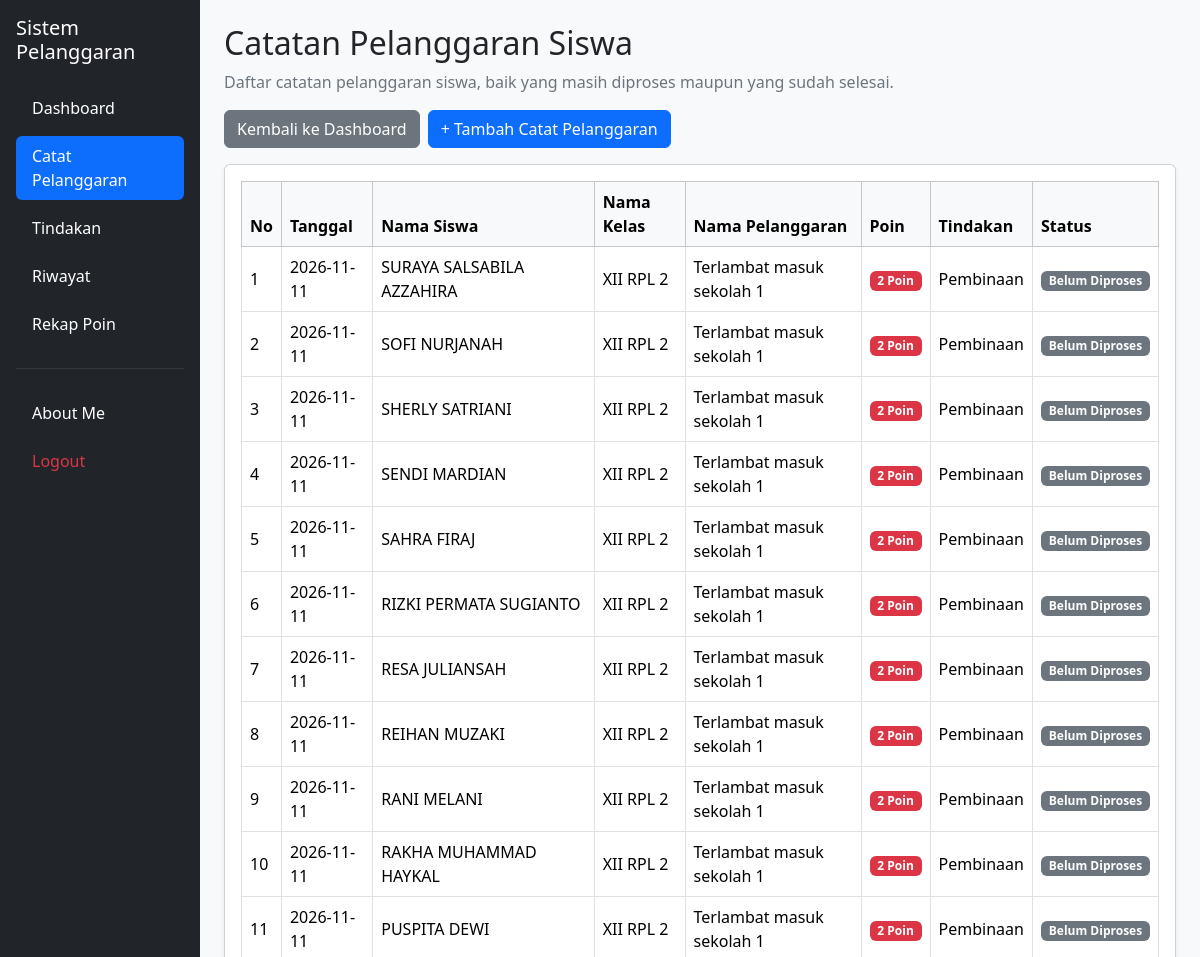
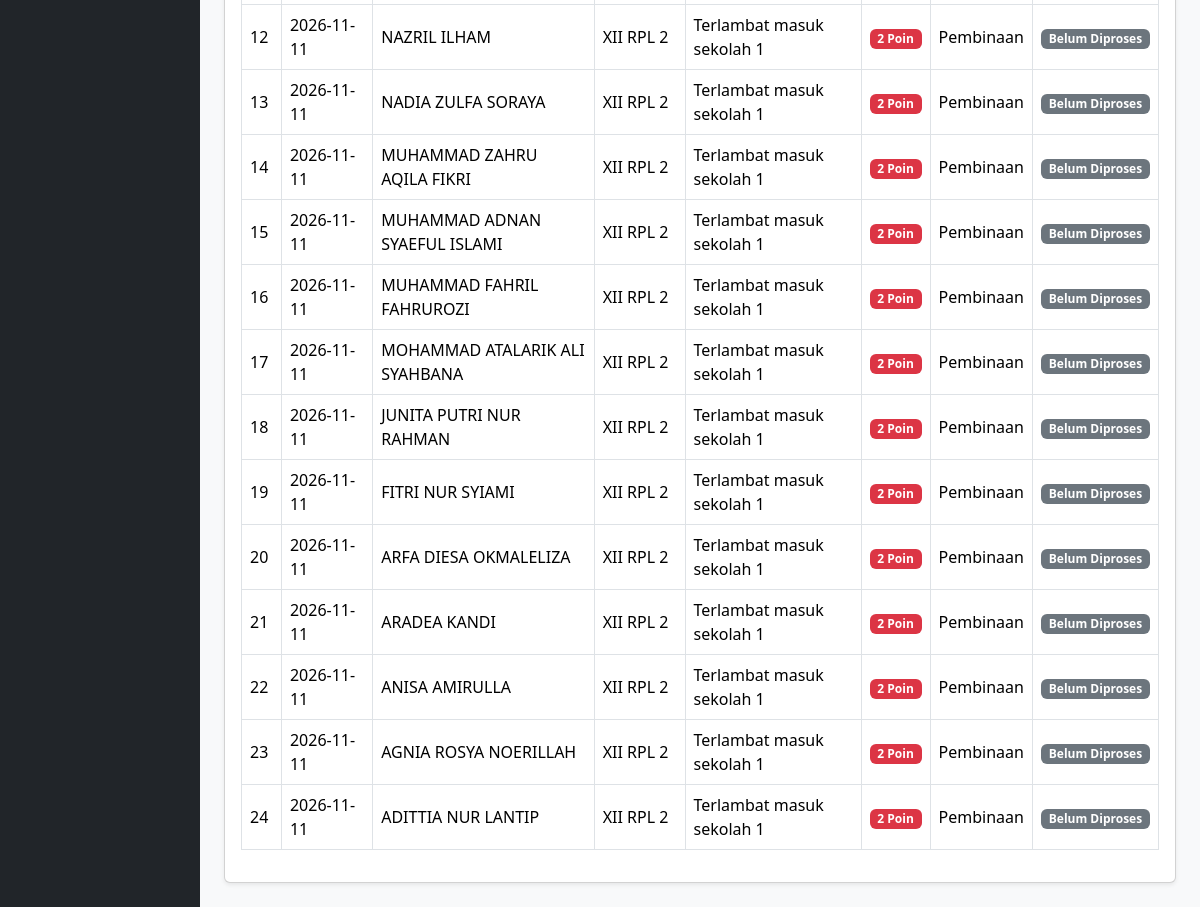
/catat_pelanggaran.php (signed in), run on the app's committed database (2 pictures, top to bottom).
### tables this page shows
CREATE TABLE `t_pelanggaran_siswa` (
  `id` int(11) NOT NULL,
  `tahun_ajaran_id` int(11) NOT NULL,
  `siswa_id` int(11) NOT NULL,
  `nama_siswa` varchar(150) NOT NULL,
  `kelas_id` int(11) NOT NULL,
  `nama_kelas` varchar(100) NOT NULL,
  `pelanggaran_id` int(11) NOT NULL,
  `nama_pelanggaran` varchar(150) NOT NULL,
  `pelanggaran_kategori_id` int(11) NOT NULL,
  `guru_id` int(11) NOT NULL,
  `nama_guru` varchar(150) NOT NULL,
  `tanggal` date NOT NULL,
  `keterangan` text NOT NULL,
  `poin` int(11) NOT NULL,
  `tindakan` text NOT NULL,
  `status` varchar(30) NOT NULL,
  `created_at` timestamp NOT NULL DEFAULT current_timestamp(),
  `update_at` timestamp NOT NULL DEFAULT current_timestamp()
);

### catat_pelanggaran.php (the view, shortened to what this page needs)
<?php
include "config/koneksi.php";
$role = strtolower(trim($_SESSION['role'] ?? ''));
$role = str_replace([' ', '-'], '_', $role);
$user_id = (int)(
    $_SESSION['user_id']
    ?? $_SESSION['id_user']
    ?? $_SESSION['id']
    ?? 0
);
$mode_wali_kelas = false;
$query = "
    SELECT
        ps.*,
        COALESCE(
            NULLIF(NULLIF(TRIM(p.nama), ''), '0'),
            NULLIF(NULLIF(TRIM(ps.nama_pelanggaran), ''), '0'),
            '-'
        ) AS tampilan_nama_pelanggaran
    FROM t_pelanggaran_siswa ps
    LEFT JOIN t_pelanggaran p
        ON ps.pelanggaran_id = p.id
    WHERE LOWER(TRIM(COALESCE(ps.status, ''))) <> 'selesai'
";
$query .= "
    ORDER BY ps.tanggal DESC, ps.id DESC
";
if ($mode_wali_kelas) {
    $stmt = mysqli_prepare($koneksi, $query);
    if (!$stmt) {
        die("Query gagal: " .
            htmlspecialchars(mysqli_error($koneksi)));
    }
    mysqli_stmt_bind_param($stmt, "i", $user_id);
    mysqli_stmt_execute($stmt);
    $result = mysqli_stmt_get_result($stmt);
} else {
    $result = mysqli_query($koneksi, $query);
}
$error = $result ? '' : mysqli_error($koneksi);
?>
<!DOCTYPE html>
<html lang="id">
<head>
    <link href="https://cdn.jsdelivr.net/npm/bootstrap@5.3.8/dist/css/bootstrap.min.css"
          rel="stylesheet">
    <link href="https://cdn.datatables.net/2.3.4/css/dataTables.bootstrap5.min.css"
          rel="stylesheet">
</head>
<body class="bg-light">
<div class="container-fluid">
    <div class="row">
        <aside class="col-md-3 col-lg-2 bg-dark text-white p-3 position-fixed top-0 bottom-0 start-0 overflow-auto">
            <h5 class="text-white mb-4">
                Sistem Pelanggaran
            </h5>
            <ul class="nav nav-pills flex-column gap-2">
                <li class="nav-item">
                    <a href="dashboard.php" class="nav-link text-white">
                        Dashboard
                    </a>
                </li>
                <?php if ($mode_wali_kelas) { ?>
                    <li class="nav-item">
                        <a href="catat_pelanggaran.php" class="nav-link active">
                            Catat Pelanggaran
                        </a>
                    </li>
                    <li class="nav-item">
                        <a href="walikelas/data_siswa.php" class="nav-link text-white">
                            Data Siswa
                        </a>
                    </li>
                    <li class="nav-item">
                        <a href="walikelas/rekap_pelanggaran.php" class="nav-link text-white">
                            Rekap Pelanggaran
                        </a>
                    </li>
                    <li class="nav-item">
                        <a href="walikelas/laporan.php" class="nav-link text-white">
                            Laporan
                        </a>
                    </li>
                    <li class="nav-item">
                        <a href="riwayat.php" class="nav-link text-white">
                            Riwayat
                        </a>
                    </li>
                    <li class="nav-item">
                        <a href="rekap_poin.php" class="nav-link text-white">
                            Rekap Poin
                        </a>
                    </li>
                <?php } elseif ($role === 'guru') { ?>
                    <li class="nav-item">
                        <a href="catat_pelanggaran.php" class="nav-link active">
                            Catat Pelanggaran
                        </a>
                    </li>
                    <li class="nav-item">
                        <a href="tindakan.php" class="nav-link text-white">
                            Tindakan
                        </a>
                    </li>
                    <li class="nav-item">
                        <a href="riwayat.php" class="nav-link text-white">
                            Riwayat
                        </a>
                    </li>
                    <li class="nav-item">
                        <a href="rekap_poin.php" class="nav-link text-white">
                            Rekap Poin
                        </a>
                    </li>
                <?php } ?>
                <hr class="text-secondary">
                <li class="nav-item">
                    <a href="about_me.php" class="nav-link text-white">
                        About Me
                    </a>
                </li>
                <li class="nav-item">
                    <a href="logout.php"
                       class="nav-link text-danger"
                       onclick="return confirm('Yakin ingin logout?')">
                        Logout
                    </a>
                </li>
            </ul>
        </aside>
        <main class="col-md-9 col-lg-10 p-4 offset-md-3 offset-lg-2">
            <h2 class="mb-2">
                Catatan Pelanggaran Siswa
            </h2>
            <p class="text-secondary">
                <?php if ($mode_wali_kelas) { ?>
                    Daftar catatan pelanggaran siswa pada kelas tanggung jawab Anda.
                <?php } else { ?>
                    Daftar catatan pelanggaran siswa, baik yang masih diproses maupun yang sudah selesai.
                <?php } ?>
            </p>
            <div class="d-flex gap-2 mb-3 flex-wrap">
                <a href="dashboard.php" class="btn btn-secondary">
                    Kembali ke Dashboard
                </a>
                <?php if (in_array($role, ['admin', 'guru', 'wali_kelas'], true)) { ?>
                    <a href="tambah_catat_pelanggaran.php" class="btn btn-primary">
                        + Tambah Catat Pelanggaran
                    </a>
                <?php } ?>
            </div>
            <?php if ($error !== '') { ?>
                <div class="alert alert-danger">
                    Gagal mengambil data:
                    <?= htmlspecialchars($error); ?>
                </div>
            <?php } else { ?>
                <div class="card shadow-sm">
                    <div class="card-body">
                        <div class="table-responsive">
                            <table id="tabelPelanggaran"
                                   class="table table-bordered table-hover align-middle">
                                <thead class="table-light">
                                    <tr>
                                        <th>No</th>
                                        <th>Tanggal</th>
                                        <th>Nama Siswa</th>
                                        <th>Nama Kelas</th>
                                        <th>Nama Pelanggaran</th>
                                        <th>Poin</th>
                                        <th>Tindakan</th>
                                        <th>Status</th>
                                    </tr>
                                </thead>
                                <tbody>
                                <?php if (mysqli_num_rows($result) > 0) { ?>
                                    <?php $no = 1; ?>
                                    <?php while ($data = mysqli_fetch_assoc($result)) { ?>
                                        <tr>
                                            <td><?= $no++; ?></td>
                                            <td>
                                                <?= htmlspecialchars($data['tanggal'] ?? '-'); ?>
                                            </td>
                                            <td>
                                                <?= htmlspecialchars($data['nama_siswa'] ?? '-'); ?>
                                            </td>
                                            <td>
                                                <?= htmlspecialchars($data['nama_kelas'] ?? '-'); ?>
                                            </td>
                                            <td>
                                                <?= htmlspecialchars($data['tampilan_nama_pelanggaran'] ?? '-'); ?>
                                            </td>
                                            <td>
                                                <span class="badge bg-danger">
                                                    <?= htmlspecialchars((string)($data['poin'] ?? 0)); ?>
                                                    Poin
                                                </span>
                                            </td>
                                            <td>
                                                <?= htmlspecialchars($data['tindakan'] ?? '-'); ?>
                                            </td>
                                            <td>
                                                <?php
                                                $status = strtolower(trim($data['status'] ?? ''));
                                                if ($status === 'selesai') {
                                                    $warna = 'bg-success';
                                                } elseif (in_array($status, ['proses', 'diproses'], true)) {
                                                    $warna = 'bg-warning text-dark';
                                                } elseif (in_array($status, ['belum diproses', 'belum'], true)) {
                                                    $warna = 'bg-secondary';
                                                } else {
                                                    $warna = 'bg-primary';
                                                }
                                                ?>
                                                <span class="badge <?= $warna; ?>">
                                                    <?= htmlspecialchars($data['status'] ?? '-'); ?>
                                                </span>
                                            </td>
                                        </tr>
                                    <?php } ?>
                                <?php } ?>
                                </tbody>
                            </table>
                        </div>
                    </div>
                </div>
            <?php } ?>
        </main>
    </div>
</div>
</body>
</html>

### data on the page
t_pelanggaran_siswa: tanggal "2026-11-11", nama_siswa "SURAYA SALSABILA AZZAHIRA", nama_kelas "XII RPL 2", tampilan_nama_pelanggaran "Terlambat masuk sekolah 1", poin "2", tindakan "Pembinaan", status "Belum Diproses"
t_pelanggaran_siswa: tanggal "2026-11-11", nama_siswa "SOFI NURJANAH", nama_kelas "XII RPL 2", tampilan_nama_pelanggaran "Terlambat masuk sekolah 1", poin "2", tindakan "Pembinaan", status "Belum Diproses"
t_pelanggaran_siswa: tanggal "2026-11-11", nama_siswa "SHERLY SATRIANI", nama_kelas "XII RPL 2", tampilan_nama_pelanggaran "Terlambat masuk sekolah 1", poin "2", tindakan "Pembinaan", status "Belum Diproses"
t_pelanggaran_siswa: tanggal "2026-11-11", nama_siswa "SENDI MARDIAN", nama_kelas "XII RPL 2", tampilan_nama_pelanggaran "Terlambat masuk sekolah 1", poin "2", tindakan "Pembinaan", status "Belum Diproses"
t_pelanggaran_siswa: tanggal "2026-11-11", nama_siswa "SAHRA FIRAJ", nama_kelas "XII RPL 2", tampilan_nama_pelanggaran "Terlambat masuk sekolah 1", poin "2", tindakan "Pembinaan", status "Belum Diproses"
t_pelanggaran_siswa: tanggal "2026-11-11", nama_siswa "RIZKI PERMATA SUGIANTO", nama_kelas "XII RPL 2", tampilan_nama_pelanggaran "Terlambat masuk sekolah 1", poin "2", tindakan "Pembinaan", status "Belum Diproses"
t_pelanggaran_siswa: tanggal "2026-11-11", nama_siswa "RESA JULIANSAH", nama_kelas "XII RPL 2", tampilan_nama_pelanggaran "Terlambat masuk sekolah 1", poin "2", tindakan "Pembinaan", status "Belum Diproses"
t_pelanggaran_siswa: tanggal "2026-11-11", nama_siswa "REIHAN MUZAKI", nama_kelas "XII RPL 2", tampilan_nama_pelanggaran "Terlambat masuk sekolah 1", poin "2", tindakan "Pembinaan", status "Belum Diproses"
t_pelanggaran_siswa: tanggal "2026-11-11", nama_siswa "RANI MELANI", nama_kelas "XII RPL 2", tampilan_nama_pelanggaran "Terlambat masuk sekolah 1", poin "2", tindakan "Pembinaan", status "Belum Diproses"
t_pelanggaran_siswa: tanggal "2026-11-11", nama_siswa "RAKHA MUHAMMAD HAYKAL", nama_kelas "XII RPL 2", tampilan_nama_pelanggaran "Terlambat masuk sekolah 1", poin "2", tindakan "Pembinaan", status "Belum Diproses"
t_pelanggaran_siswa: tanggal "2026-11-11", nama_siswa "PUSPITA DEWI", nama_kelas "XII RPL 2", tampilan_nama_pelanggaran "Terlambat masuk sekolah 1", poin "2", tindakan "Pembinaan", status "Belum Diproses"
t_pelanggaran_siswa: tanggal "2026-11-11", nama_siswa "NAZRIL ILHAM", nama_kelas "XII RPL 2", tampilan_nama_pelanggaran "Terlambat masuk sekolah 1", poin "2", tindakan "Pembinaan", status "Belum Diproses"
t_pelanggaran_siswa: tanggal "2026-11-11", nama_siswa "NADIA ZULFA SORAYA", nama_kelas "XII RPL 2", tampilan_nama_pelanggaran "Terlambat masuk sekolah 1", poin "2", tindakan "Pembinaan", status "Belum Diproses"
t_pelanggaran_siswa: tanggal "2026-11-11", nama_siswa "MUHAMMAD ZAHRU AQILA FIKRI", nama_kelas "XII RPL 2", tampilan_nama_pelanggaran "Terlambat masuk sekolah 1", poin "2", tindakan "Pembinaan", status "Belum Diproses"
t_pelanggaran_siswa: tanggal "2026-11-11", nama_siswa "MUHAMMAD ADNAN SYAEFUL ISLAMI", nama_kelas "XII RPL 2", tampilan_nama_pelanggaran "Terlambat masuk sekolah 1", poin "2", tindakan "Pembinaan", status "Belum Diproses"
t_pelanggaran_siswa: tanggal "2026-11-11", nama_siswa "MUHAMMAD FAHRIL FAHRUROZI", nama_kelas "XII RPL 2", tampilan_nama_pelanggaran "Terlambat masuk sekolah 1", poin "2", tindakan "Pembinaan", status "Belum Diproses"
t_pelanggaran_siswa: tanggal "2026-11-11", nama_siswa "MOHAMMAD ATALARIK ALI SYAHBANA", nama_kelas "XII RPL 2", tampilan_nama_pelanggaran "Terlambat masuk sekolah 1", poin "2", tindakan "Pembinaan", status "Belum Diproses"
t_pelanggaran_siswa: tanggal "2026-11-11", nama_siswa "JUNITA PUTRI NUR RAHMAN", nama_kelas "XII RPL 2", tampilan_nama_pelanggaran "Terlambat masuk sekolah 1", poin "2", tindakan "Pembinaan", status "Belum Diproses"
t_pelanggaran_siswa: tanggal "2026-11-11", nama_siswa "FITRI NUR SYIAMI", nama_kelas "XII RPL 2", tampilan_nama_pelanggaran "Terlambat masuk sekolah 1", poin "2", tindakan "Pembinaan", status "Belum Diproses"
t_pelanggaran_siswa: tanggal "2026-11-11", nama_siswa "ARFA DIESA OKMALELIZA", nama_kelas "XII RPL 2", tampilan_nama_pelanggaran "Terlambat masuk sekolah 1", poin "2", tindakan "Pembinaan", status "Belum Diproses"
t_pelanggaran_siswa: tanggal "2026-11-11", nama_siswa "ARADEA KANDI", nama_kelas "XII RPL 2", tampilan_nama_pelanggaran "Terlambat masuk sekolah 1", poin "2", tindakan "Pembinaan", status "Belum Diproses"
t_pelanggaran_siswa: tanggal "2026-11-11", nama_siswa "ANISA AMIRULLA", nama_kelas "XII RPL 2", tampilan_nama_pelanggaran "Terlambat masuk sekolah 1", poin "2", tindakan "Pembinaan", status "Belum Diproses"
t_pelanggaran_siswa: tanggal "2026-11-11", nama_siswa "AGNIA ROSYA NOERILLAH", nama_kelas "XII RPL 2", tampilan_nama_pelanggaran "Terlambat masuk sekolah 1", poin "2", tindakan "Pembinaan", status "Belum Diproses"
t_pelanggaran_siswa: tanggal "2026-11-11", nama_siswa "ADITTIA NUR LANTIP", nama_kelas "XII RPL 2", tampilan_nama_pelanggaran "Terlambat masuk sekolah 1", poin "2", tindakan "Pembinaan", status "Belum Diproses"
